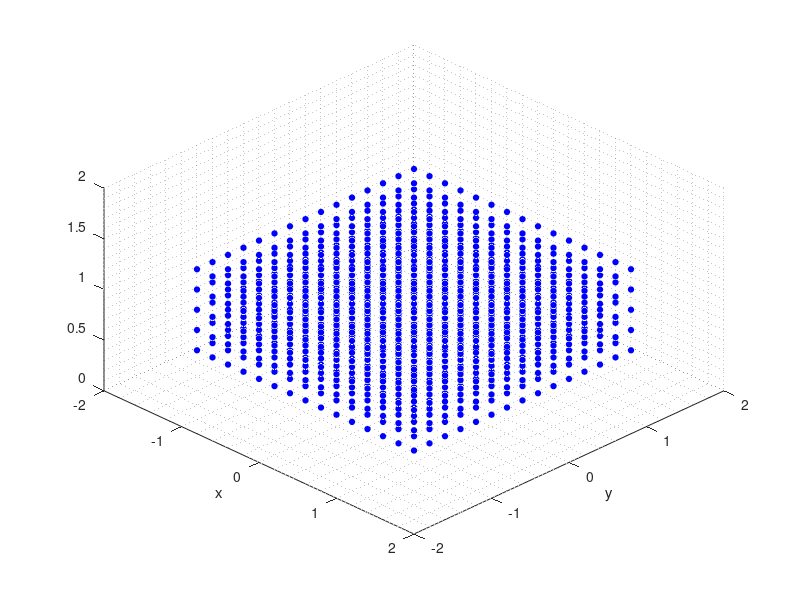

This chart was generated by the following MATLAB code:
clc, clear, close all
% =====================================================================
% Configuration
% =====================================================================
bed = [-1.4 , 1.4, -1.4, 1.4, 0.4, 1.2];
step= 0.2;

graph = 1; % 1:yes, 0:no
save = 1; 
axis_pattern = 0;   % 1: eje y
                    % 0: eje x
random_flag = 0;
random_points = 20;

number_repetition = 1;
% =====================================================================
% =====================================================================

if random_flag==0
    [TbX,TbY] = meshgrid(bed(1):step:bed(2), bed(3):step:bed(4));
    
    % Invertir TbY
    TbY(:,2:2:end) = TbY(end:-1:1,2:2:end);
    
    if axis_pattern==1
        x = reshape(TbX,[numel(TbX),1]);
        y = reshape(TbY,[numel(TbY),1]);
    else
        y = reshape(TbX,[numel(TbX),1]);
        x = reshape(TbY,[numel(TbY),1]);
    end

else
    x_min_cm = bed(1)*100;
    x_max_cm = bed(2)*100;
    y_min_cm = bed(3)*100;
    y_max_cm = bed(4)*100;
    x = randi([x_min_cm, x_max_cm],random_points,1)/100; 
    y = randi([y_min_cm, y_max_cm],random_points,1)/100; 
end

data=[];
for i=1:numel(x)
    for j=1:number_repetition
        data = [data; x(i), y(i), bed(5), 0];
    end
end

% Funciona bien pero es para 3D con alturas distintas
data=[];
ii=0;
for k = bed(6):-step:bed(5)

    % Agregar los "0" ya que aun no se han registrado.
    if(mod(ii,2)==0)
        data = [data; x, y, k*ones(size(x)), zeros(size(x))];
        ii=ii+1;
    else
        data = [data; x(end:-1:1), y(end:-1:1), k*ones(size(x)), zeros(size(x))];
        ii=ii+1;
    end

end

%%

% Graficar
fprintf("Nro of points: %d \n",length(data))
if(graph)
    figure(1)
    axis([-2, 2, -2, 2, 0, 2])
    view(45,45)
    grid minor
    xlabel('x')
    ylabel('y')
    hold on
    
    for i=1: size(data,1)
        plot3(data(i,1),data(i,2),data(i,3),'ob','MarkerFaceColor','b','MarkerSize',4)
%         pause(0.01)
    end
    
end



% Escribir los datos en un archivo de texto
if (save)
    dlmwrite('positions3D.txt', data, 'delimiter', ' ');
    fprintf("Generacion de datos exitoso \n")
end
